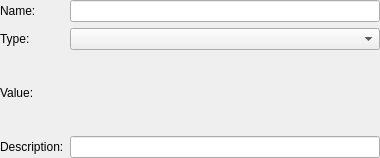
<ui version="4.0" >
 <class>AddCacheEntry</class>
 <widget class="QWidget" name="AddCacheEntry" >
  <property name="geometry" >
   <rect>
    <x>0</x>
    <y>0</y>
    <width>380</width>
    <height>158</height>
   </rect>
  </property>
  <property name="windowTitle" >
   <string>Form</string>
  </property>
  <layout class="QGridLayout" >
   <property name="margin" >
    <number>0</number>
   </property>
   <item row="0" column="0" >
    <widget class="QLabel" name="label" >
     <property name="text" >
      <string>Name:</string>
     </property>
    </widget>
   </item>
   <item row="0" column="1" >
    <widget class="QLineEdit" name="Name" />
   </item>
   <item row="1" column="0" >
    <widget class="QLabel" name="label_2" >
     <property name="text" >
      <string>Type:</string>
     </property>
    </widget>
   </item>
   <item row="1" column="1" >
    <widget class="QComboBox" name="Type" >
    </widget>
   </item>
   <item row="2" column="0" >
    <widget class="QLabel" name="label_5" >
     <property name="text" >
      <string>Value:</string>
     </property>
    </widget>
   </item>
   <item row="2" column="1" >
    <widget class="QStackedWidget" name="StackedWidget" >
     <property name="currentIndex" >
      <number>0</number>
     </property>
    </widget>
   </item>
   <item row="3" column="0" >
    <widget class="QLabel" name="label_3" >
     <property name="text" >
      <string>Description:</string>
     </property>
    </widget>
   </item>
   <item row="3" column="1" >
    <widget class="QLineEdit" name="Description" />
   </item>
  </layout>
 </widget>
 <customwidgets>
  <customwidget>
   <class>QCMakeCachePathEditor</class>
   <extends>QLineEdit</extends>
   <header>QCMakeCacheView.h</header>
  </customwidget>
  <customwidget>
   <class>QCMakeCacheFilePathEditor</class>
   <extends>QLineEdit</extends>
   <header>QCMakeCacheView.h</header>
  </customwidget>
 </customwidgets>
 <resources/>
 <connections>
  <connection>
   <sender>Type</sender>
   <signal>currentIndexChanged(int)</signal>
   <receiver>StackedWidget</receiver>
   <slot>setCurrentIndex(int)</slot>
   <hints>
    <hint type="sourcelabel" >
     <x>229</x>
     <y>34</y>
    </hint>
    <hint type="destinationlabel" >
     <x>287</x>
     <y>65</y>
    </hint>
   </hints>
  </connection>
 </connections>
</ui>
